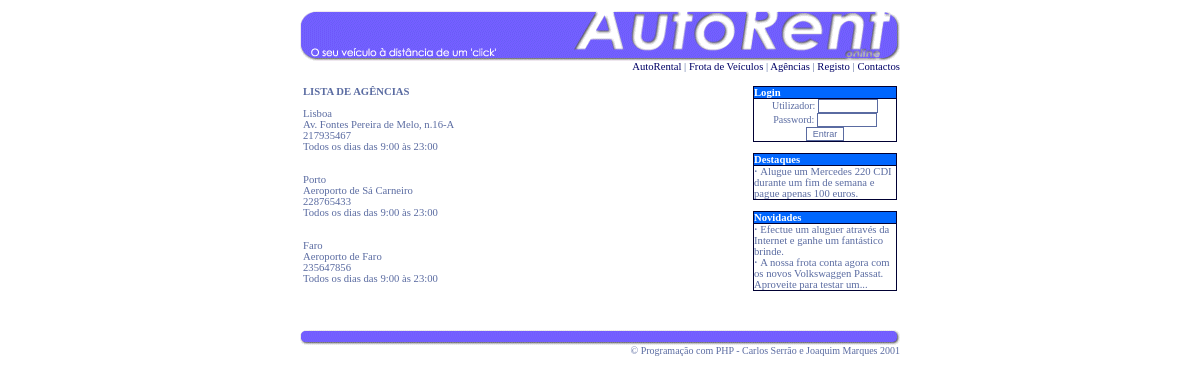
Page /index.php?pagina=agencias on the committed database.
### tables this page shows
create table local (
cod                  INTEGER              not null,
local                CHAR(254),
morada               CHAR(254),
telefone             CHAR(254),
horario              CHAR(254),
primary key (cod)
);

create table destaques (
destaque_txt         CHAR(254)            not null,
cod                  INT,
primary key (destaque_txt)
);

create table novidades (
novidade_txt         CHAR(254),
cod                  INT                  not null,
primary key (cod)
);

### BDMySQL.class.php (called while the page is built, shortened)
<?php
class BDMySQL {
  var $conn;
  function ligarBD($bdname, $user, $password, $server) {
    $this->conn = mysql_connect($server, $user, $password);
  }
  function executarSQL($sql_command) {
    $resultado = mysql_query($sql_command, $this->conn);
    return $resultado;
  }
}
?>

### ARLocal.class.php (the view, shortened to what this page needs)
<?php
require("config.inc.php");
class ARLocal extends BDMySQL {
        var $bd;
        function ARLocal() {
				global $NOME_BD, $USER_DB, $PASS_DB, $NOME_SERVIDOR;
                $this->bd = new BDMySQL();
                $this->bd->ligarBD($NOME_BD, $USER_DB, $PASS_DB, $NOME_SERVIDOR);
        }
		function listaLocal() {
            $sql = "SELECT * FROM local";
            $rs=$this->bd->executarSQL($sql);
			$n=0;
			while(mysql_fetch_row($rs)) {
				echo mysql_result($rs, $n, "local")."<br>";
				echo mysql_result($rs, $n, "morada")."<br>";
				echo mysql_result($rs, $n, "telefone")."<br>";
				echo mysql_result($rs, $n, "horario")."<br><br><br>";
				$n++;
			}
		}
        function endARlocal() {
                $this->bd->fecharBD();
        }
}
?>

### ARDestaques.class.php
<?php
require("config.inc.php");
class ARDestaques extends BDMySQL {
        var $bd;
        function ARDestaques() {
				global $NOME_BD, $USER_DB, $PASS_DB, $NOME_SERVIDOR;
                $this->bd = new BDMySQL();
                $this->bd->ligarBD($NOME_BD, $USER_DB, $PASS_DB, $NOME_SERVIDOR);
        }
        function listaDestaques() {
                $sql = "SELECT * FROM destaques ORDER BY cod DESC";
                $rs=$this->bd->executarSQL($sql);
                $n=0;
                while(mysql_fetch_row($rs) && $n<3) {
                        echo "<b>&middot;</b>&nbsp;".mysql_result($rs, $n, "destaque_txt");
						echo "<br>";
                        $n++;
                }
        }
        function endARDestaques() {
                $this->bd->fecharBD();
        }
}
?>

### ARNovidades.class.php
<?php
require("config.inc.php");
class ARNovidades extends BDMySQL {
        var $bd;
        function ARNovidades() {
				global $NOME_BD, $USER_DB, $PASS_DB, $NOME_SERVIDOR;
                $this->bd = new BDMySQL();
                $this->bd->ligarBD($NOME_BD, $USER_DB, $PASS_DB, $NOME_SERVIDOR);
        }
        function listaNovidades() {
                $sql = "SELECT * FROM novidades ORDER BY cod DESC";
                $rs=$this->bd->executarSQL($sql);
                $n=0;
                while(mysql_fetch_row($rs) && $n<3) {
                        echo "<b>&middot;</b>&nbsp;".mysql_result($rs, $n, "novidade_txt");
						echo "<br>";
                        $n++;
                }
        }
        function endARNovidades() {
                $this->bd->fecharBD();
        }
}
?>

### autorental.css (style rules this page uses)
HTML { font-size : 8pt; font-family : verdana, tahoma, dungeon; color : #5a6ba1 }

### rows in the picture
local: local "Lisboa", morada "Av. Fontes Pereira de Melo, n.16-A", telefone "217935467", horario "Todos os dias das 9:00 às 23:00"
local: local "Porto", morada "Aeroporto de Sá Carneiro", telefone "228765433", horario "Todos os dias das 9:00 às 23:00"
local: local "Faro", morada "Aeroporto de Faro", telefone "235647856", horario "Todos os dias das 9:00 às 23:00"
destaques: destaque_txt "Alugue um Mercedes 220 CDI durante um fim de semana e pague apenas 100 euros."
novidades: novidade_txt "Efectue um aluguer através da Internet e ganhe um fantástico brinde."
novidades: novidade_txt "A nossa frota conta agora com os novos Volkswaggen Passat. Aproveite para testar um..."
